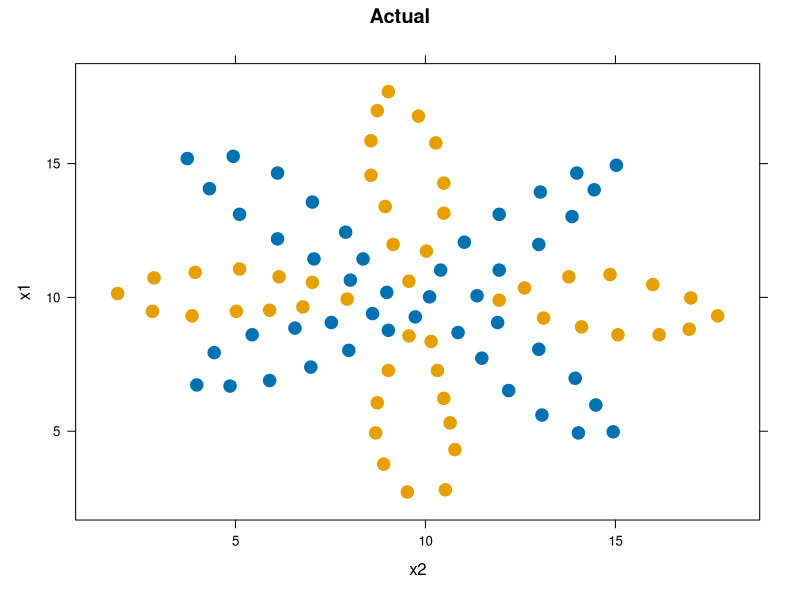
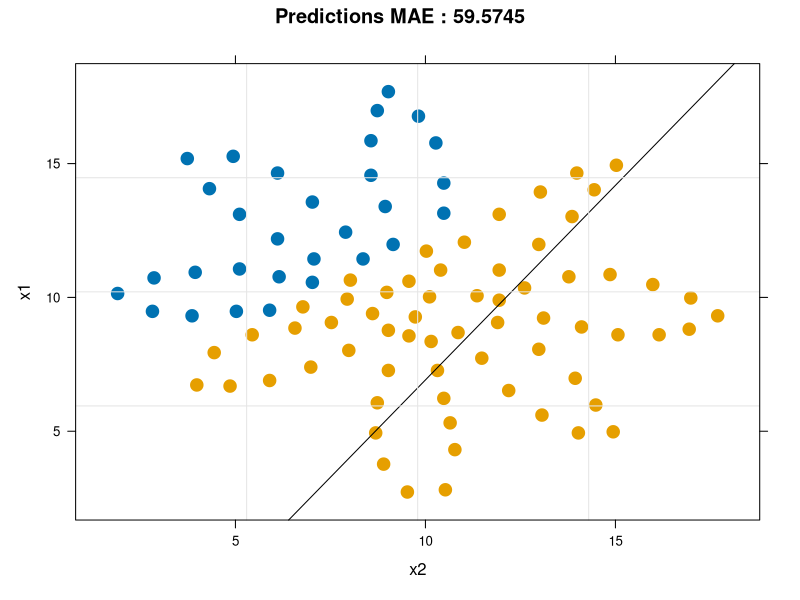
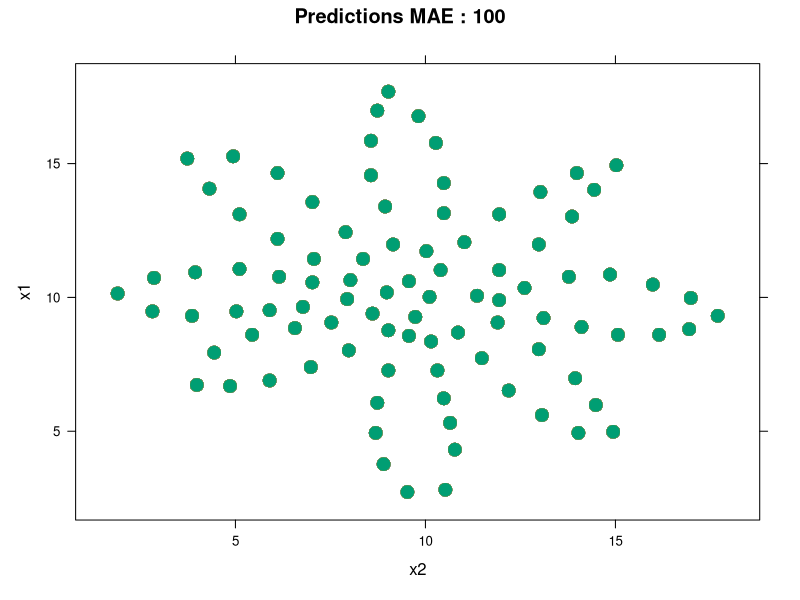

Here is the R script that generated these plots, in order:
## ---- chunk 1
knitr::opts_chunk$set(echo=TRUE)
## ---- chunk 2
library(lattice)
setwd('C:\\RnD\\Dev\\gradient_descent')
flower_data <- data.frame(read.table('flower2.csv', header = FALSE, sep = ",", col.names = c('x1', 'x2', 'c')))
xyplot(x1 ~ x2, data = flower_data, groups = c, pch = 19, cex = 1.5, main='Actual')
## ---- chunk 3
mdl <- glm(c~., data=flower_data, family=binomial )
pred   <- (predict(mdl, data= flower_data[c('x1', 'x2')], type = c("response") ) > 0.5) * 1
flower_data <- cbind(flower_data, pred = pred)

## ---- chunk 4
pred   <- (predict(mdl, data= flower_data[c('x1', 'x2')], type = c("response") ) > 0.5) * 1
flower_data <- cbind(flower_data, pred = pred)
## ---- chunk 5
slope <- coef(mdl)[2]/(-coef(mdl)[3])
intercept <- coef(mdl)[1]/(-coef(mdl)[3]) 

flower_data['abs_error'] <- abs(flower_data['c'] - flower_data['pred']) 
glm_mae <- round(mean(flower_data$abs_error) * 100, 4)

xyplot(x1 ~ x2, data = flower_data, groups = pred, pch = 19, cex = 1.5, main=paste0('Predictions MAE : ', glm_mae) ,
       #auto.key=list(x=0.05,y=0.95,text=c("Correct","Wrong")),
       panel = function( ...) {
         panel.xyplot(...)
         panel.abline(intercept , slope)
         panel.grid(...)
       }
)
## ---- chunk 6
sigmoid <- function (z){  return( 1 / ( 1 + exp(-z))) }
## ---- chunk 7
calc_grads <- function(w, b, X, Y){
  m = dim(X)[2]
  
  z = t(w) %*% X + b
  A = sigmoid(z)
  c = - 1/m * sum((Y * log(A)) + ((1 - Y) * log (1-A)))
  A_minus_Y = A - Y
  dw = as.matrix(1/m * (X %*% t(A_minus_Y)))
  db = 1/m * (sum(A_minus_Y))
  g = list(dw = dw, db = db)
  return (list(grads = g, cost = c))
}
## ---- chunk 8
optimize <- function(w, b, X, Y, num_iterations, alpha, print_cost = False){
  cost_list = list()
  for (i in seq(1, num_iterations)){
    ff_output = calc_grads(w, b, X, Y)
    
    dw = ff_output$grads$dw
    db = ff_output$grads$db
    
    w = as.matrix(w - alpha * dw)
    b = b - alpha * db
    
    cost_list[i] <- ff_output$cost
    
    print(paste0('cost after epoch ', i, ' is ',ff_output$cost))
    
  }
  params = list(w = w, b = b)
  grads = list(dw = dw, db = db)
  return (list(params=params, grads=grads, cost=cost_list))
}
## ---- chunk 9
predict.gd <- function(w, b, X){
  m = dim(X)[2]
  A = sigmoid(t(w) %*% X + b)
  Y_pred <- (A > 0.5) * 1
  return (Y_pred)
}
## ---- chunk 10
gdlr_model <- function(X_train, Y_train, X_test, Y_test, num_iterations = 2000, alpha = 0.5, print_cost = False){
  w   = as.matrix(rep(0, dim(X_train)[1]), nrow = dim(X_train)[1], ncol = 1)
  b   = 0
  
  mdl = optimize(w, b, X_train, Y_train, num_iterations, alpha, print_cost)
  
  w = mdl$params$w
  b = mdl$params$b
  
  Y_pred_test <- predict.gd(w, b, X_test)
  Y_pred_train <- predict.gd(w, b, X_train)
  
  print(paste0("Train MAE ", mean(abs(Y_pred_train - Y_train)) * 100))
  print(paste0("Test MAE ", mean(abs(Y_pred_test - Y_train)) * 100))
  
  return(mdl)
  
}
## ---- chunk 11
X_train <- t(as.matrix((flower_data[c('x1', 'x2')])))
X_train <- t(as.matrix(flower_data[c('x1', 'x2')]))
Y_train <- t(as.matrix(flower_data[c('c')]))
X_test <- X_train
Y_test <- Y_train

print(dim(Y_train))
gdlr_mdl <- gdlr_model (X_train, Y_train, X_test, Y_test, num_iterations = 100, alpha = 0.1, print_cost = False)
## ---- chunk 12
gdlr_pred <- predict.gd(gdlr_mdl$params$w, gdlr_mdl$params$b, X_train)
gdlr_mae <- round(mean(abs(flower_data$c - gdlr_pred) * 100, 4))
flower_data <- cbind(flower_data, gdlr_pred = gdlr_pred)
xyplot(x1 ~ x2, data = flower_data, groups = gdlr_pred, pch = 19, cex = 1.5, main=paste0('Predictions MAE : ', gdlr_mae))

## ---- chunk 13
init_param <- function(nX, nH, nY){
  W1 <- matrix(rnorm(nX * nH), nrow = nH, ncol = nX)
  b1 <- matrix(rep(0, nH), nrow = nH, ncol = 1)
  W2 <- matrix(rnorm(nX * nH), nrow = nY, ncol = nH)
  b2 <- matrix(rep(0, nY), nrow = nY, ncol = 1)
  param <- list( W1 = W1,
                      b1 = b1,
                      W2 = W2,
                      b2 = b2)
  return(param)
}
## ---- chunk 14
forward_pass <- function(X, param){
  W1 <- param$W1
  b1 <- param$b1
  W2 <- param$W2
  b2 <- param$b2
  
  Z1 <- W1 %*% X + b1
  A1 <- tanh(Z1)
  Z2 <- W2 %*% A1 + b2
  A2 <- sigmoid(Z2)
  
  output <- list(Z1 = Z1,
                 A1 = A1,
                 Z2 = Z2,
                 A2 = A2)
  
  return (list(A2 = A2, fp_output = output))
}
## ---- chunk 15
cost <- function(A2, Y, param){
  m = length(Y)
  logprobs <- (log(A2) %*% Y) + (log(1 - A2) %*% (1 -Y))
  cost <- - 1/m * sum(logprobs)
  return (cost)
}
